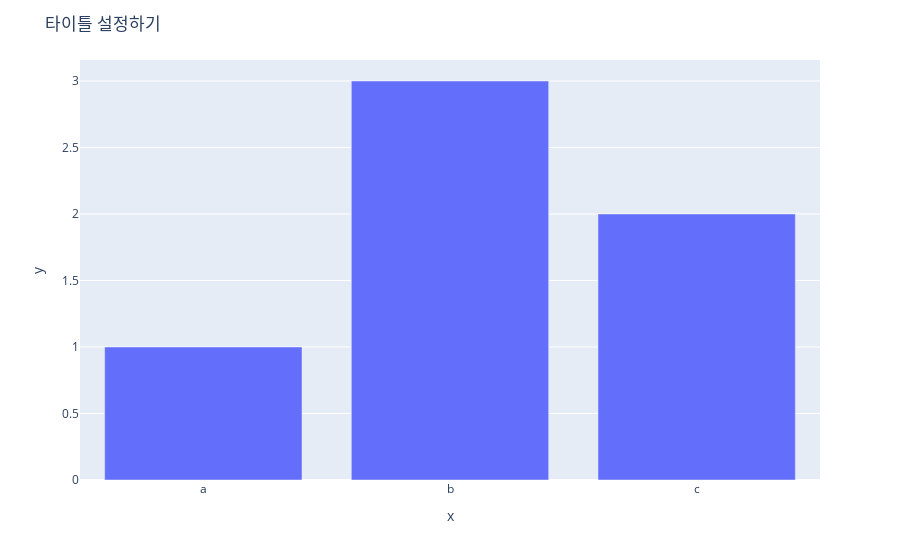

The code cell stored with this chart in its notebook:
### Markdown cell above
3. 두 가지를 모두 커버하는 방법

### Code cell
# express 방법
import plotly.express as px

fig = px.bar(x=["a", "b", "c"], y=[1, 3, 2])

fig.update_layout(title_text="타이틀 설정하기")

fig.show()

### Figure 1 — Plotly figure (JSON) as saved in the notebook; plotly's stock layout.template omitted (floating-point values rounded to 4 significant figures)
{"data": [{"alignmentgroup": "True", "hovertemplate": "x=%{x}<br>y=%{y}<extra></extra>", "legendgroup": "", "marker": {"color": "#636efa", "pattern": {"shape": ""}}, "name": "", "offsetgroup": "", "orientation": "v", "showlegend": false, "textposition": "auto", "type": "bar", "x": ["a", "b", "c"], "xaxis": "x", "y": [1, 3, 2], "yaxis": "y"}], "layout": {"barmode": "relative", "legend": {"tracegroupgap": 0}, "margin": {"t": 60}, "title": {"text": "타이틀 설정하기"}, "xaxis": {"anchor": "y", "domain": [0, 1], "title": {"text": "x"}}, "yaxis": {"anchor": "x", "domain": [0, 1], "title": {"text": "y"}}}}
